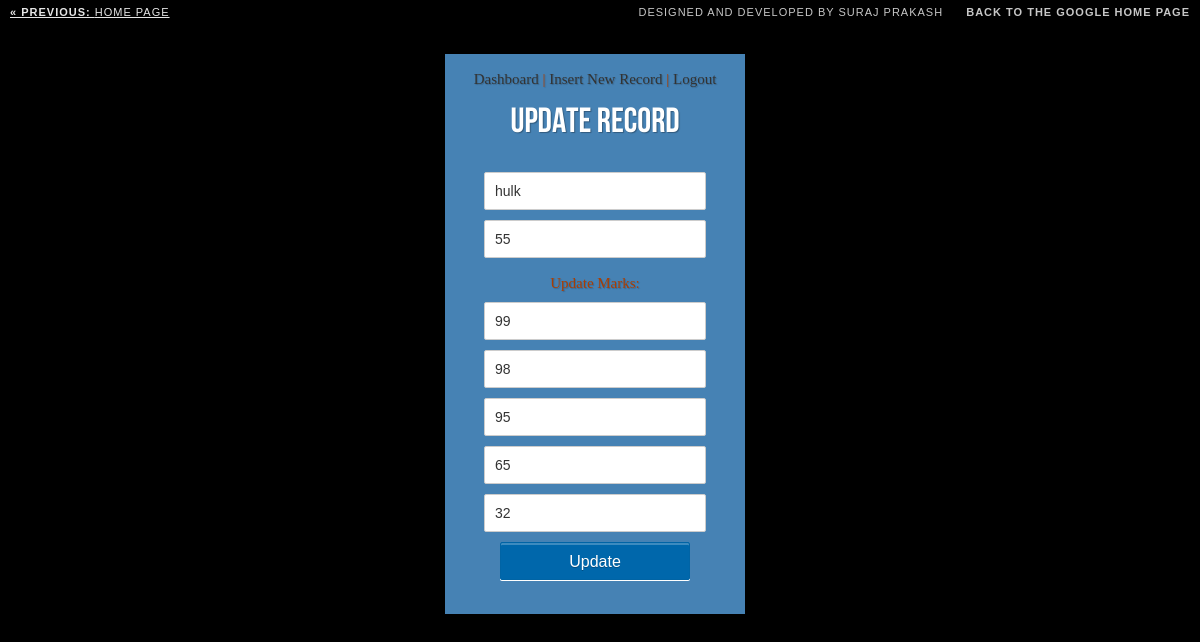
The page /myproj01/edit.php?id=6 (signed in) on the database its author committed.
### tables this page shows
CREATE TABLE `new_record` (
  `id` int(11) NOT NULL,
  `trn_date` varchar(30) NOT NULL,
  `name` varchar(30) NOT NULL,
  `roll` int(11) NOT NULL,
  `mat` int(11) NOT NULL,
  `sci` int(11) NOT NULL,
  `eng` int(11) NOT NULL,
  `hin` int(11) NOT NULL,
  `sst` int(11) NOT NULL,
  `submittedby` varchar(30) NOT NULL
);

### myproj01/edit.php (the view, shortened to what this page needs)
<?php
    require('db.php');
    $id=$_REQUEST['id'];
    $query = "SELECT * from new_record where id='".$id."'";
    $result = mysqli_query($con, $query) or die ( mysqli_error());
    $row = mysqli_fetch_assoc($result);
?>
<!DOCTYPE html>
<html class="no-js" lang="en">
    <head>
        <link rel="stylesheet" href="css/style.css" />
        <link rel="stylesheet" type="text/css" href="css/demo.css" />
        <link rel="stylesheet" type="text/css" href="css/style4.css" />
    </head>
    <body id="page">
        <ul class="cb-slideshow">
        </ul>
        <div class="container">
	        <div class="codrops-top">
            <a href="index3.html">
                <strong>&laquo; Previous: </strong>Home page
            </a>
            <span class="right">
                <a href="#" target="_blank">Designed and Developed by Suraj Prakash</a>
                <a href="http://www.google.com/">
                    <strong>Back to the Google Home Page</strong>
                </a>
            </span>
			</div>
			<header>
                <div class="form" style = "background-color: steelblue; text-align: center;"><br/>
                    <p>
                <a href="dashboard.php">Dashboard</a>
                | <a href="insert.php">Insert New Record</a>
                | <a href="logout.php">Logout</a>
            </p><br/>
            <h1>Update Record</h1><br/>
            <?php
                if(isset($_POST['new']) && $_POST['new']==1)
                {
                    $id=$_REQUEST['id'];
                    $trn_date = date("Y-m-d H:i:s");
                    $name =$_REQUEST['name'];
                    $roll =$_REQUEST['roll'];
                    $mat = $_REQUEST['mat'];
                    $sci = $_REQUEST['sci'];
                    $eng = $_REQUEST['eng'];
                    $hin = $_REQUEST['hin'];
                    $sst = $_REQUEST['sst'];
                    $submittedby = $_SESSION["username"];
                    $update="update new_record set trn_date='".$trn_date."',name='".$name."', roll='".$roll."', mat='".$mat."', sci='".$sci."', eng='".$eng."', hin='".$hin."', sst='".$sst."', submittedby='".$submittedby."' where id='".$id."'";
                    mysqli_query($con, $update) or die(mysqli_error());
                    $status = "Record Updated Successfully. </br></br> <a href='view.php'>View Updated Record</a><br/><br/>";
                    echo '<p style="color:#FF0000;">'.$status.'</p>';
                }
                else
                {
            ?>
                    <div>
                        <form name="form" method="post" action="">
                            <p>
                                <input type="text" name="name" placeholder="Student's Name"
                                required value="<?php echo $row['name'];?>" />
                            </p>
                            <p>
                                <input type="text" name="roll" placeholder="Roll"
                                required value="<?php echo $row['roll'];?>" />
                            </p><br/>
                            <p>
                            	Update Marks:
                            </p>
                            <p>
                                <input type="text" name="mat" placeholder="Maths"
                                required value="<?php echo $row['mat'];?>" />
                            </p>
                            <p>
                                <input type="text" name="sci" placeholder="Science"
                                required value="<?php echo $row['sci'];?>" />
                            </p>
                            <p>
                                <input type="text" name="eng" placeholder="English"
                                required value="<?php echo $row['eng'];?>" />
                            </p>
                            <p>
                                <input type="text" name="hin" placeholder="Hindi"
                                required value="<?php echo $row['hin'];?>" />
                            </p>
                            <p>
                                <input type="text" name="sst" placeholder="Social Science"
                                required value="<?php echo $row['sst'];?>" />
                            </p>
                            <p>
                                <input name="submit" type="submit" value="Update" />
                            </p>
                        </form><br/><br/>
            <?php
                }
            ?>
                    </div>
        </div>
            </header>
    </body>
</html>

### myproj01/css/style.css (style rules this page uses)
body { font-family:Arial, Sans-Serif; }
a { color:#0067ab; text-decoration:none; }
.form { width: 300px; margin: 0 auto; }
input[type='text'], input[type='email'], input[type='password'] { width: 200px; border-radius: 2px;border: 1px solid #CCC; padding: 10px; color: #333; font-size: 14px; margin-top: 10px; }
input[type='submit'] { padding: 10px 25px 8px; color: #fff; background-color: #0067ab; text-shadow: rgba(0,0,0,0.24) 0 1px 0; font-size: 16px; box-shadow: rgba(255,255,255,0.24) 0 2px 0 0 inset,#fff 0 1px 0 0; border: 1px solid #0164a5; border-radius: 2px; margin-top: 10px; cursor:pointer; }

### myproj01/css/demo.css (style rules this page uses)
body,div,dl,dt,dd,ul,ol,li,h1,h2,h3,h4,h5,h6,pre,form,fieldset,input,textarea,p,blockquote,th,td { margin:0; padding:0; }
html,body { margin:0; padding:0; }
input { border:1px solid #b0b0b0; padding:3px 5px 4px; color:#979797; width:190px; }
ol,ul { list-style:none; }
h1,h2,h3,h4,h5,h6 { font-size:100%; font-weight:normal; }
body { font-family: Constantia, Palatino, "Palatino Linotype", "Palatino LT STD", Georgia, serif; background: #000; font-weight: 400; font-size: 15px; color: #aa3e03; overflow-y: scroll; overflow-x: hidden; }
a { color: #333; text-decoration: none; }
.container { position: relative; text-align: center; }
.container > header { padding: 30px 30px 10px 20px; margin: 0px 20px 10px 20px; position: relative; display: block; text-shadow: 1px 1px 1px rgba(0,0,0,0.2); text-align: left; }
.container > header h1 { font-family: 'BebasNeueRegular', 'Arial Narrow', Arial, sans-serif; font-size: 35px; line-height: 35px; position: relative; font-weight: 400; color: #fff; text-shadow: 1px 1px 1px rgba(0,0,0,0.3); padding: 0px 0px 5px 0px; }
.codrops-top { font-family: Arial, sans-serif; line-height: 24px; font-size: 11px; width: 100%; background: #000; opacity: 0.9; text-transform: uppercase; z-index: 9999; position: relative; -moz-box-shadow: 1px 0px 2px #000; -webkit-box-shadow: 1px 0px 2px #000; box-shadow: 1px 0px 2px #000; }
.codrops-top a { padding: 0px 10px; letter-spacing: 1px; color: #ddd; display: block; float: left; }
.codrops-top span.right { float: right; }
.codrops-top span.right a { float: none; display: inline; }

### myproj01/css/style4.css (style rules this page uses)
.cb-slideshow, .cb-slideshow:after { position: fixed; width: 100%; height: 100%; top: 0px; left: 0px; z-index: 0; }
.cb-slideshow:after { content: ''; background: transparent url(../images/pattern.png) repeat top left; }

### rows shown on the page
new_record: name "hulk", roll "55", mat "99", sci "98", eng "95", hin "65", sst "32"
